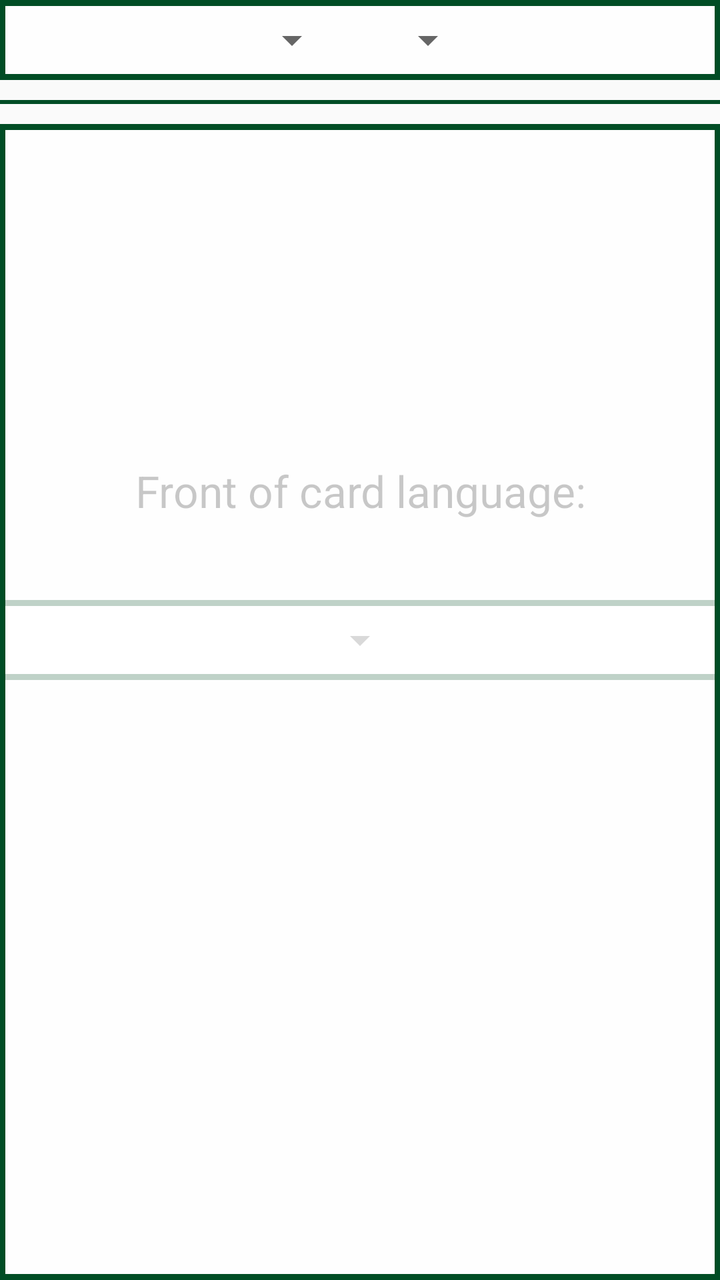
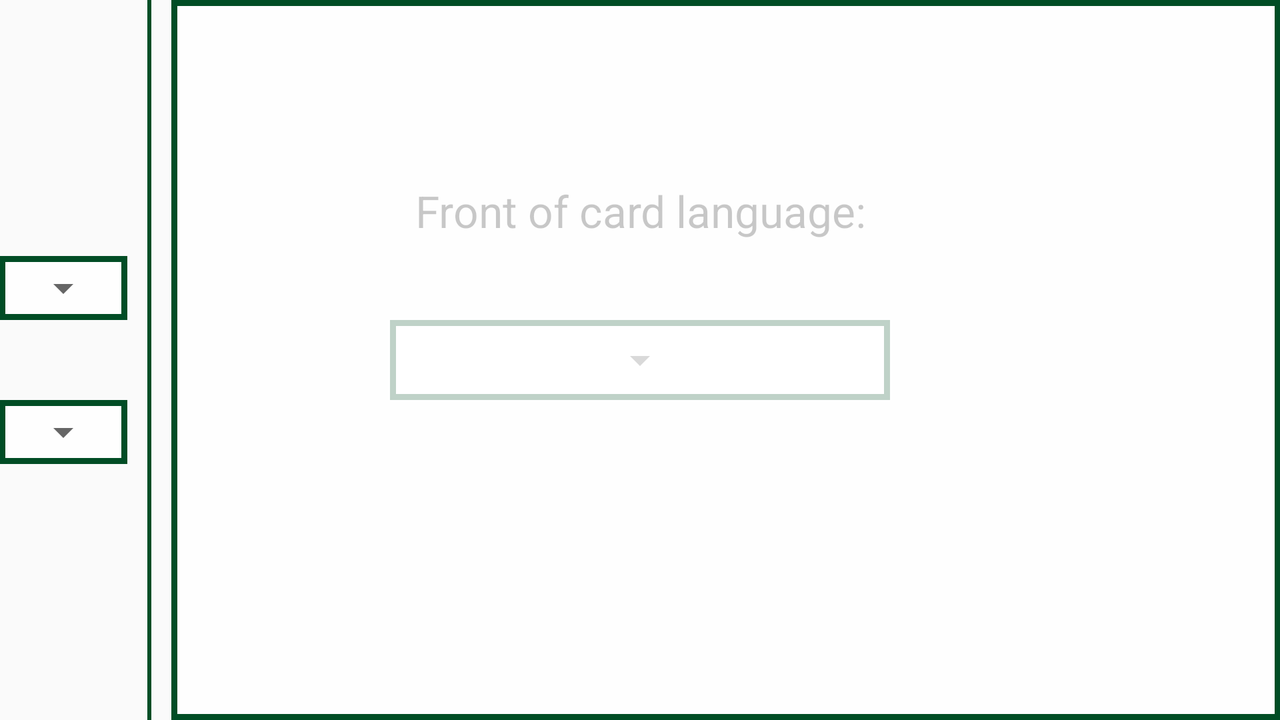

One screen, two layout resources from the same app: the default and the repository's alternative for another configuration. Each is rendered where Android would select it; the XML of both is given below.
<!-- AndroidManifest.xml: application theme AppTheme -->
<!-- res/layout/content_choose_flash_cards.xml -->
<?xml version="1.0" encoding="utf-8"?>
<RelativeLayout xmlns:android="http://schemas.android.com/apk/res/android"
    xmlns:app="http://schemas.android.com/apk/res-auto"
    xmlns:tools="http://schemas.android.com/tools"
    android:id="@+id/content_choose_flash_cards"
    android:layout_width="match_parent"
    android:layout_height="match_parent"
    android:paddingBottom="@dimen/activity_vertical_margin"
    android:paddingLeft="@dimen/activity_horizontal_margin"
    android:paddingRight="@dimen/activity_horizontal_margin"
    android:paddingTop="@dimen/activity_vertical_margin"
    app:layout_behavior="@string/appbar_scrolling_view_behavior"
    tools:context="ogcio.vanuatulanguages.ChooseFlashCardSet"
    tools:showIn="@layout/activity_choose_flash_cards">

    <RelativeLayout xmlns:android="http://schemas.android.com/apk/res/android"
        android:layout_width="match_parent"
        android:layout_height="match_parent"
        android:paddingBottom="@dimen/activity_vertical_margin"
        android:paddingLeft="@dimen/activity_horizontal_margin"
        android:paddingRight="@dimen/activity_horizontal_margin"
        android:paddingTop="@dimen/activity_vertical_margin"
        android:id="@+id/chooseLanguagesRelativeLayout">

        <TextView
            android:id="@+id/chooseLanguageTextView"
            android:layout_width="wrap_content"
            android:layout_height="wrap_content"
            android:layout_above="@id/spinnerRelativeLayout"
            android:layout_marginBottom="40dp"
            android:layout_centerHorizontal="true"
            android:text="Front of card language:"
            android:textAppearance="@android:style/TextAppearance.DeviceDefault.Large"
            android:gravity="center"/>

        <RelativeLayout
            android:layout_width="match_parent"
            android:layout_height="40dp"
            android:id="@+id/spinnerRelativeLayout"
            android:background="@drawable/border_white"
            android:layout_centerHorizontal="true"
            android:gravity="center"
            android:layout_centerVertical="true">

            <Spinner
                android:layout_width="wrap_content"
                android:layout_height="wrap_content"
                android:layout_centerHorizontal="true"
                android:id="@+id/spinner"/>

        </RelativeLayout>

    </RelativeLayout>

    <RelativeLayout
        android:layout_width="match_parent"
        android:layout_height="match_parent"
        android:id="@+id/chooseFlashCardsRelativeLayout">

        <RelativeLayout
            android:layout_width="match_parent"
            android:layout_height="40dp"
            android:id="@+id/relativeLayout"
            android:background="@drawable/border_white"
            android:layout_centerHorizontal="true"
            android:gravity="center">

            <Spinner
                android:layout_width="wrap_content"
                android:layout_height="wrap_content"
                android:layout_marginRight="10dp"
                android:layout_marginEnd="10dp"
                android:id="@+id/frontOfCard"
                android:layout_toLeftOf="@+id/spacer"
                android:layout_toStartOf="@+id/spacer"
                android:text="Language One"/>

            <View
                android:layout_width="0dp"
                android:layout_height="0dp"
                android:layout_centerHorizontal="true"
                android:id="@+id/spacer"/>

            <Spinner
                android:layout_width="wrap_content"
                android:layout_height="wrap_content"
                android:layout_marginLeft="10dp"
                android:layout_marginStart="10dp"
                android:id="@+id/backOfCard"
                android:layout_toRightOf="@+id/spacer"
                android:layout_toEndOf="@+id/spacer"
                android:text="Language Two"/>

        </RelativeLayout>

        <View
            android:id="@+id/SplitLine"
            android:layout_width="match_parent"
            android:layout_height="2dp"
            android:background="@color/colorPrimaryDark"
            android:layout_marginTop="10dp"
            android:layout_marginBottom="10dp"
            android:layout_below="@+id/relativeLayout"
            android:layout_alignParentLeft="true"
            android:layout_alignParentStart="true" />

        <ListView
            android:layout_width="match_parent"
            android:layout_height="match_parent"
            android:layout_alignParentLeft="true"
            android:layout_alignParentStart="true"
            android:layout_below="@+id/SplitLine"
            android:id="@+id/flashCardOptions"
            android:background="@drawable/border_white"/>

    </RelativeLayout>

</RelativeLayout>
<!-- res/layout/activity_choose_flash_cards.xml (included above) -->
<?xml version="1.0" encoding="utf-8"?>
<android.support.design.widget.CoordinatorLayout xmlns:android="http://schemas.android.com/apk/res/android"
    xmlns:app="http://schemas.android.com/apk/res-auto"
    xmlns:tools="http://schemas.android.com/tools"
    android:layout_width="match_parent"
    android:layout_height="match_parent"
    android:fitsSystemWindows="true"
    tools:context="ogcio.vanuatulanguages.ChooseFlashCardSet"
    android:background="@drawable/namele_light">

    <android.support.design.widget.AppBarLayout
        android:layout_width="match_parent"
        android:layout_height="wrap_content"
        android:theme="@style/AppTheme.AppBarOverlay">

        <android.support.v7.widget.Toolbar
            android:id="@+id/toolbar"
            android:layout_width="match_parent"
            android:layout_height="?attr/actionBarSize"
            android:background="?attr/colorPrimary"
            app:popupTheme="@style/AppTheme.PopupOverlay" />

    </android.support.design.widget.AppBarLayout>

    <include layout="@layout/content_choose_flash_cards" />

</android.support.design.widget.CoordinatorLayout>
<!-- resources referenced by this layout -->
<resources>
  <color name="colorPrimaryDark">#004d25</color>
  <!-- drawable border_white (drawable) -->
  <?xml version="1.0" encoding="utf-8"?>
  <shape xmlns:android="http://schemas.android.com/apk/res/android">
      <solid android:color="#BFFFFFFF"/>
      <stroke android:width="3dip" android:color="#004d25" />
      <padding android:left="8dip" android:top="4dip" android:right="8dip" android:bottom="4dip" />
  </shape>
  <!-- drawable namele_light: png bitmap (drawable, 110221 bytes) -->
  <style name="AppTheme.AppBarOverlay" parent="ThemeOverlay.AppCompat.Dark.ActionBar" />
  <style name="AppTheme.PopupOverlay" parent="ThemeOverlay.AppCompat.Light" />
  <style name="AppTheme" parent="Theme.AppCompat.Light.DarkActionBar">
          
          <item name="colorPrimary">@color/colorPrimary</item>
          <item name="colorPrimaryDark">@color/colorPrimaryDark</item>
          <item name="colorAccent">@color/colorAccent</item>
      </style>
  <color name="colorPrimary">#00cc99</color>
  <color name="colorAccent">#374bc0</color>
</resources>
<!-- res/layout-land/content_choose_flash_cards.xml (the repository's variant of the layout above) -->
<!-- drawn on the phone turned sideways -->
<?xml version="1.0" encoding="utf-8"?>
<RelativeLayout xmlns:android="http://schemas.android.com/apk/res/android"
    xmlns:app="http://schemas.android.com/apk/res-auto"
    xmlns:tools="http://schemas.android.com/tools"
    android:id="@+id/content_choose_flash_cards"
    android:layout_width="match_parent"
    android:layout_height="match_parent"
    android:paddingBottom="@dimen/activity_vertical_margin"
    android:paddingLeft="@dimen/activity_horizontal_margin"
    android:paddingRight="@dimen/activity_horizontal_margin"
    android:paddingTop="@dimen/activity_vertical_margin"
    app:layout_behavior="@string/appbar_scrolling_view_behavior"
    tools:context="ogcio.vanuatulanguages.ChooseFlashCardSet"
    tools:showIn="@layout/activity_choose_flash_cards">

    <RelativeLayout xmlns:android="http://schemas.android.com/apk/res/android"
        android:layout_width="match_parent"
        android:layout_height="match_parent"
        android:paddingBottom="@dimen/activity_vertical_margin"
        android:paddingLeft="@dimen/activity_horizontal_margin"
        android:paddingRight="@dimen/activity_horizontal_margin"
        android:paddingTop="@dimen/activity_vertical_margin"
        android:id="@+id/chooseLanguagesRelativeLayout">

        <TextView
            android:id="@+id/chooseLanguageTextView"
            android:layout_width="wrap_content"
            android:layout_height="wrap_content"
            android:layout_above="@id/spinnerRelativeLayout"
            android:layout_marginBottom="40dp"
            android:layout_centerHorizontal="true"
            android:text="Front of card language:"
            android:textAppearance="@android:style/TextAppearance.DeviceDefault.Large"
            android:gravity="center"/>

        <RelativeLayout
            android:layout_width="250dp"
            android:layout_height="40dp"
            android:id="@+id/spinnerRelativeLayout"
            android:background="@drawable/border_white"
            android:layout_centerHorizontal="true"
            android:gravity="center"
            android:layout_centerVertical="true">

            <Spinner
                android:layout_width="wrap_content"
                android:layout_height="wrap_content"
                android:layout_centerHorizontal="true"
                android:id="@+id/spinner"/>

        </RelativeLayout>

    </RelativeLayout>

    <RelativeLayout
        android:layout_width="match_parent"
        android:layout_height="match_parent"
        android:id="@+id/chooseFlashCardsRelativeLayout">

        <RelativeLayout
            android:layout_width="wrap_content"
            android:layout_height="match_parent"
            android:id="@+id/relativeLayout"
            android:layout_centerVertical="true"
            android:gravity="center">

            <LinearLayout
                android:layout_width="wrap_content"
                android:layout_height="wrap_content"
                android:background="@drawable/border_white"
                android:layout_above="@+id/spacer"
                android:layout_marginBottom="20dp"
                android:id="@+id/languageOne">

                <Spinner
                    android:layout_width="wrap_content"
                    android:layout_height="wrap_content"
                    android:id="@+id/frontOfCard"
                    android:text="Language One"/>

            </LinearLayout>

            <View
                android:layout_width="0dp"
                android:layout_height="0dp"
                android:layout_centerVertical="true"
                android:id="@+id/spacer"/>

            <LinearLayout
                android:layout_width="wrap_content"
                android:layout_height="wrap_content"
                android:background="@drawable/border_white"
                android:layout_below="@+id/spacer"
                android:layout_marginTop="20dp"
                android:id="@+id/languageTwo">

                <Spinner
                    android:layout_width="wrap_content"
                    android:layout_height="wrap_content"
                    android:id="@+id/backOfCard"
                    android:text="Language Two"/>

            </LinearLayout>

        </RelativeLayout>

        <View
            android:id="@+id/SplitLine"
            android:layout_width="2dp"
            android:layout_height="match_parent"
            android:background="@color/colorPrimaryDark"
            android:layout_marginStart="10dp"
            android:layout_marginEnd="10dp"
            android:layout_toEndOf="@id/relativeLayout" />

        <ListView
            android:layout_width="match_parent"
            android:layout_height="match_parent"
            android:layout_toEndOf="@+id/SplitLine"
            android:id="@+id/flashCardOptions"
            android:background="@drawable/border_white"/>

    </RelativeLayout>

</RelativeLayout>
<!-- res/layout/content_choose_flash_cards.xml (included above) -->
<?xml version="1.0" encoding="utf-8"?>
<RelativeLayout xmlns:android="http://schemas.android.com/apk/res/android"
    xmlns:app="http://schemas.android.com/apk/res-auto"
    xmlns:tools="http://schemas.android.com/tools"
    android:id="@+id/content_choose_flash_cards"
    android:layout_width="match_parent"
    android:layout_height="match_parent"
    android:paddingBottom="@dimen/activity_vertical_margin"
    android:paddingLeft="@dimen/activity_horizontal_margin"
    android:paddingRight="@dimen/activity_horizontal_margin"
    android:paddingTop="@dimen/activity_vertical_margin"
    app:layout_behavior="@string/appbar_scrolling_view_behavior"
    tools:context="ogcio.vanuatulanguages.ChooseFlashCardSet"
    tools:showIn="@layout/activity_choose_flash_cards">

    <RelativeLayout xmlns:android="http://schemas.android.com/apk/res/android"
        android:layout_width="match_parent"
        android:layout_height="match_parent"
        android:paddingBottom="@dimen/activity_vertical_margin"
        android:paddingLeft="@dimen/activity_horizontal_margin"
        android:paddingRight="@dimen/activity_horizontal_margin"
        android:paddingTop="@dimen/activity_vertical_margin"
        android:id="@+id/chooseLanguagesRelativeLayout">

        <TextView
            android:id="@+id/chooseLanguageTextView"
            android:layout_width="wrap_content"
            android:layout_height="wrap_content"
            android:layout_above="@id/spinnerRelativeLayout"
            android:layout_marginBottom="40dp"
            android:layout_centerHorizontal="true"
            android:text="Front of card language:"
            android:textAppearance="@android:style/TextAppearance.DeviceDefault.Large"
            android:gravity="center"/>

        <RelativeLayout
            android:layout_width="match_parent"
            android:layout_height="40dp"
            android:id="@+id/spinnerRelativeLayout"
            android:background="@drawable/border_white"
            android:layout_centerHorizontal="true"
            android:gravity="center"
            android:layout_centerVertical="true">

            <Spinner
                android:layout_width="wrap_content"
                android:layout_height="wrap_content"
                android:layout_centerHorizontal="true"
                android:id="@+id/spinner"/>

        </RelativeLayout>

    </RelativeLayout>

    <RelativeLayout
        android:layout_width="match_parent"
        android:layout_height="match_parent"
        android:id="@+id/chooseFlashCardsRelativeLayout">

        <RelativeLayout
            android:layout_width="match_parent"
            android:layout_height="40dp"
            android:id="@+id/relativeLayout"
            android:background="@drawable/border_white"
            android:layout_centerHorizontal="true"
            android:gravity="center">

            <Spinner
                android:layout_width="wrap_content"
                android:layout_height="wrap_content"
                android:layout_marginRight="10dp"
                android:layout_marginEnd="10dp"
                android:id="@+id/frontOfCard"
                android:layout_toLeftOf="@+id/spacer"
                android:layout_toStartOf="@+id/spacer"
                android:text="Language One"/>

            <View
                android:layout_width="0dp"
                android:layout_height="0dp"
                android:layout_centerHorizontal="true"
                android:id="@+id/spacer"/>

            <Spinner
                android:layout_width="wrap_content"
                android:layout_height="wrap_content"
                android:layout_marginLeft="10dp"
                android:layout_marginStart="10dp"
                android:id="@+id/backOfCard"
                android:layout_toRightOf="@+id/spacer"
                android:layout_toEndOf="@+id/spacer"
                android:text="Language Two"/>

        </RelativeLayout>

        <View
            android:id="@+id/SplitLine"
            android:layout_width="match_parent"
            android:layout_height="2dp"
            android:background="@color/colorPrimaryDark"
            android:layout_marginTop="10dp"
            android:layout_marginBottom="10dp"
            android:layout_below="@+id/relativeLayout"
            android:layout_alignParentLeft="true"
            android:layout_alignParentStart="true" />

        <ListView
            android:layout_width="match_parent"
            android:layout_height="match_parent"
            android:layout_alignParentLeft="true"
            android:layout_alignParentStart="true"
            android:layout_below="@+id/SplitLine"
            android:id="@+id/flashCardOptions"
            android:background="@drawable/border_white"/>

    </RelativeLayout>

</RelativeLayout>
